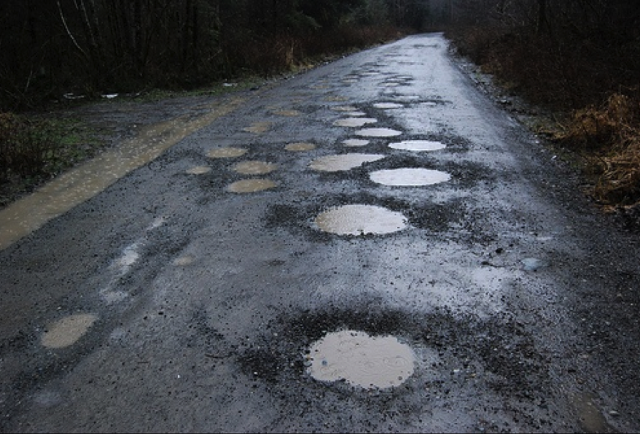
#> input picture Images/p1.png, 1280 x 868 px, found by its file name (shown at 1/2 size)
$ python dim.py   (older library calls are emulated)
#> lines starting #> are read from the running program, lines starting #| are printed output that depends on the picture; after the words box and inside, x2 and y2 are one past the last pixel; in counts of white or black regions, pixels touching at a corner belong together
import cv2
import numpy as np
from matplotlib import pyplot as plt

# input_image = cv2.imread('dataset/pot21.jpg')
input_image = cv2.imread('images/p1.png')
#> input_image is the input picture: shape (868, 1280, 3); mean B, G, R 79.2, 73.2, 69.6
# input_image = cv2.imread('images/p1.png')
blur = cv2.medianBlur(input_image,5)
bw_img = cv2.medianBlur(blur,21)

# [36 lines of commented-out code are left out]

b,g,r = cv2.split(bw_img)           # get b,g,r
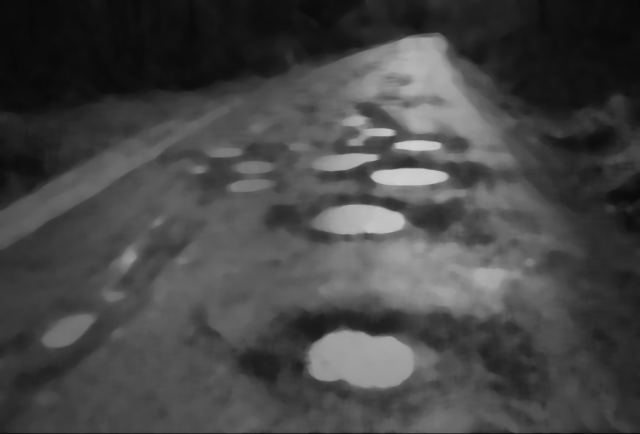
#> r: shape (868, 1280) (shown at 1/2 size); min 0, max 208, mean 69.8
rgb_img = cv2.merge([r,g,b])     # switch it to rgb

dst = cv2.fastNlMeansDenoisingColored(rgb_img,None,10,10,7,21)

b,g,r = cv2.split(dst)           # get b,g,r
bw_img = cv2.merge([r,g,b])     # switch it to rgb


bw_img = cv2.cvtColor(bw_img, cv2.COLOR_BGR2GRAY)
#> bw_img: shape (868, 1280)


for i in range(10):
    #bw_img = cv2.medianBlur(bw_img,11)
    bw_img = cv2.bilateralFilter(bw_img,9,75,75)


ret,thresh_img = cv2.threshold(bw_img,110,255,cv2.THRESH_BINARY)
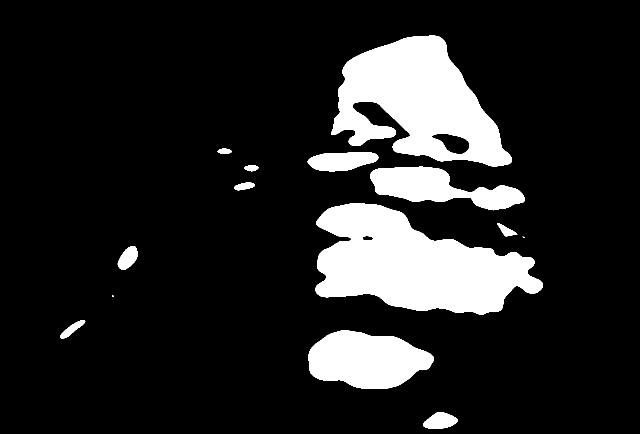
#> thresh_img: shape (868, 1280) (shown at 1/2 size); 14.4% white; 14 white regions (2 under 20 px), largest, box (x1, y1, x2, y2) and area: (631, 406, 1086, 630) 61867, (662, 71, 1024, 333) 54148, (617, 660, 868, 778) 21170
temp = cv2.resize(thresh_img, (774,1032))
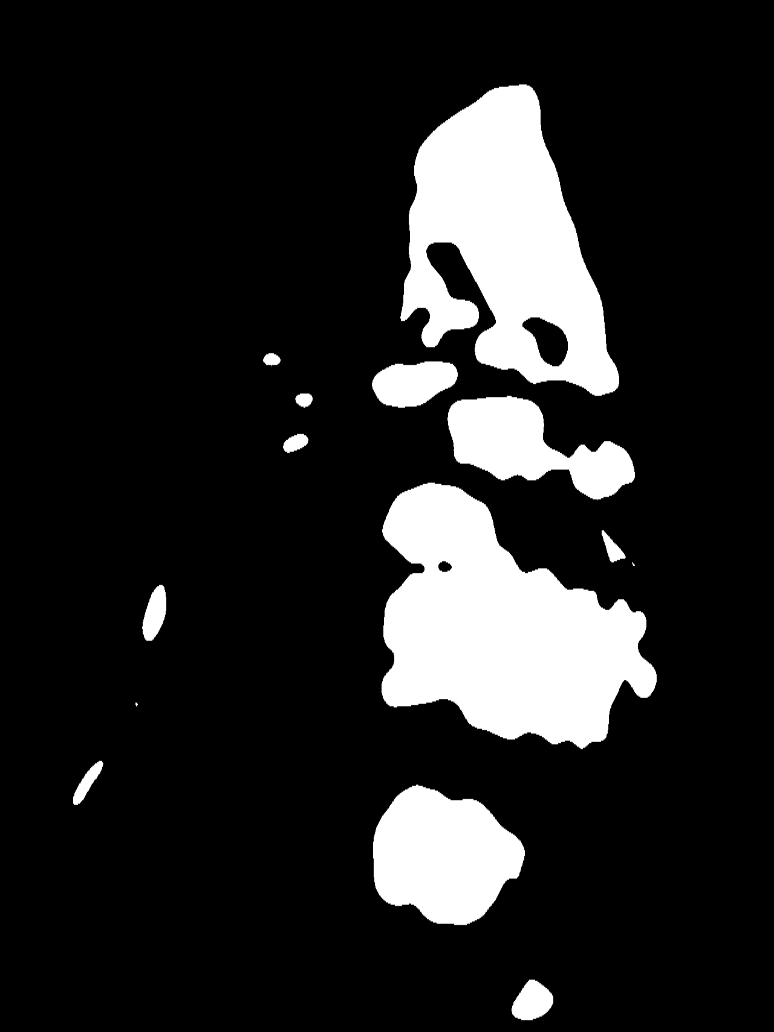
#> temp: shape (1032, 774); min 0, max 255, mean 36.8
cv2.imshow("threshold",temp)
thresh_img = cv2.Canny(thresh_img,100,200)
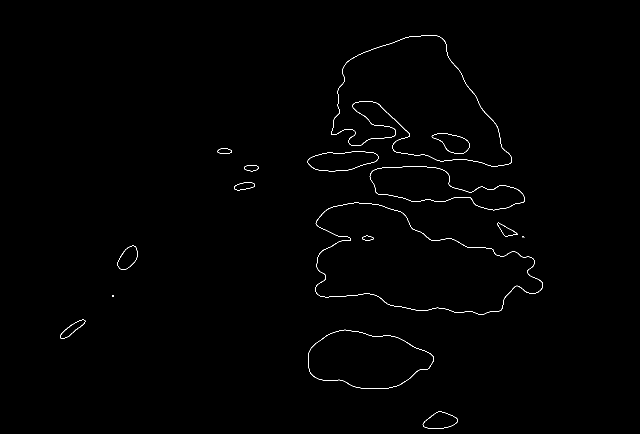
#> thresh_img: shape (868, 1280) (shown at 1/2 size); 0.5% white in thin lines or dots, all inside (x1, y1, x2, y2) = (120, 70, 1086, 858)


contours, hierarchy = cv2.findContours(thresh_img, cv2.RETR_TREE, cv2.CHAIN_APPROX_SIMPLE)
#> contours = 32 contours, 4 with area under 20; largest, box (x1, y1, x2, y2) and area: (630, 405, 1086, 630) 62064, (630, 405, 1086, 630) 61919, (662, 70, 1024, 333) 56012, (662, 70, 1024, 333) 55798, (616, 659, 868, 778) 21200

hull = []

for i in range(len(contours)):
    hull.append(cv2.convexHull(contours[i], False))
#> this loop made 32 passes
#> after the loop, hull = 32 contours, 4 with area under 20; largest, box (x1, y1, x2, y2) and area: (630, 405, 1086, 630) 72956, (630, 405, 1086, 630) 72924, (662, 70, 1024, 333) 64388, (662, 70, 1024, 333) 64328, (616, 659, 868, 778) 22030

drawing = np.zeros((thresh_img.shape[0], thresh_img.shape[1], 3), np.uint8)

max_area = input_image.shape[1] * input_image.shape[0]
#> max_area = 1111040
max_area *= 0.001
#> max_area = 1111
# print(len(contours))
cnts = list(filter(lambda hull: cv2.contourArea(hull) > max_area, hull))
#> cnts = 16 contours; largest, box (x1, y1, x2, y2) and area: (630, 405, 1086, 630) 72956, (630, 405, 1086, 630) 72924, (662, 70, 1024, 333) 64388, (662, 70, 1024, 333) 64328, (616, 659, 868, 778) 22030
# print(len(cnts))
font = cv2.FONT_HERSHEY_SIMPLEX
#> font = 0
fontScale = 2
fontColor = (0,255,0)
lineType = cv2.LINE_AA
#> lineType = 16
img = np.zeros((3096,4128),dtype= np.int32)


for i in range(len(cnts)):

    rect = cv2.minAreaRect(cnts[i])
    box = cv2.boxPoints(rect)
    box = np.int0(box)
    area = cv2.contourArea(cnts[i])
    s = " %(area)d  " % {'area': area}
    cv2.putText(drawing,
                s,
                (box[3][0],box[3][1]),
                font,
                fontScale,
                fontColor,
                lineType)
    cv2.drawContours(input_image, [box], 0, (0, 0, 255), 5)
#> this loop made 16 passes
#> (rect, box, area, s) on passes 1 to 6: (((879.5, 840), (34, 69), -90), [[914, 857], [845, 857], [845, 823], [914, 823]], 1669, ' 1669  '), (((879.5, 840), (34, 69), -90), [[914, 857], [845, 857], [845, 823], [914, 823]], 1645, ' 1645  '), (((740.5, 722.1), (111.9, 250.3), -82.49), [[857, 793], [609, 761], [623, 650], [871, 682]], 22030, ' 22030  '), (((740.5, 722.1), (111.9, 250.3), -82.49), [[857, 793], [609, 761], [623, 650], [871, 682]], 21983, ' 21983  '), (((256.4, 515.9), (54.36, 29.95), -56.31), [[253, 546], [228, 530], [259, 485], [283, 501]], 1264.5, ' 1264  '), (((255.5, 515.5), (52.33, 29.7), -45), [[247, 544], [226, 523], [263, 486], [284, 507]], 1236.5, ' 1236  ')
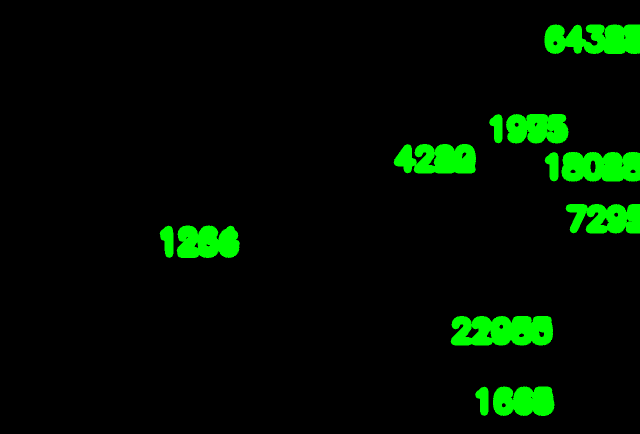
#> drawing: shape (868, 1280, 3) (shown at 1/2 size); mean B, G, R 0, 15.1, 0
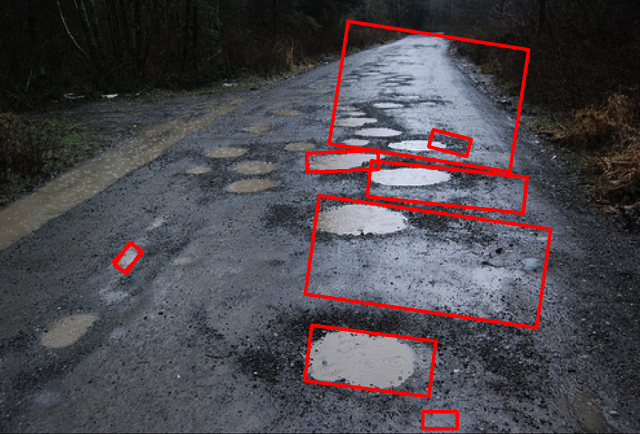
#> input_image: shape (868, 1280, 3) (shown at 1/2 size); mean B, G, R 76.3, 70.6, 75.1
alpha = 1
beta = 1
thresh = cv2.addWeighted(drawing, alpha, input_image, beta, 0)
thresh = cv2.resize(thresh, (480,640))
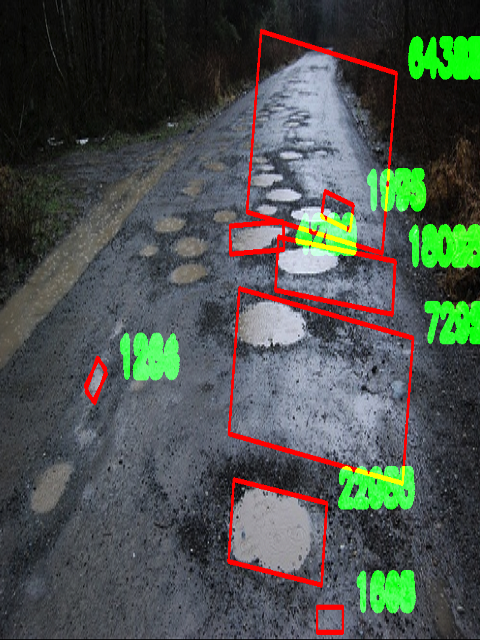
#> thresh: shape (640, 480, 3); mean B, G, R 76.1, 82.3, 74.9
cv2.imshow("Output", thresh)
# cv2.imshow("Output Real", drawing)

print("Number of potholes",len(cnts))
#| Number of potholes 16

$ run again, with Images/p10.jpg saved as Images/p1.png
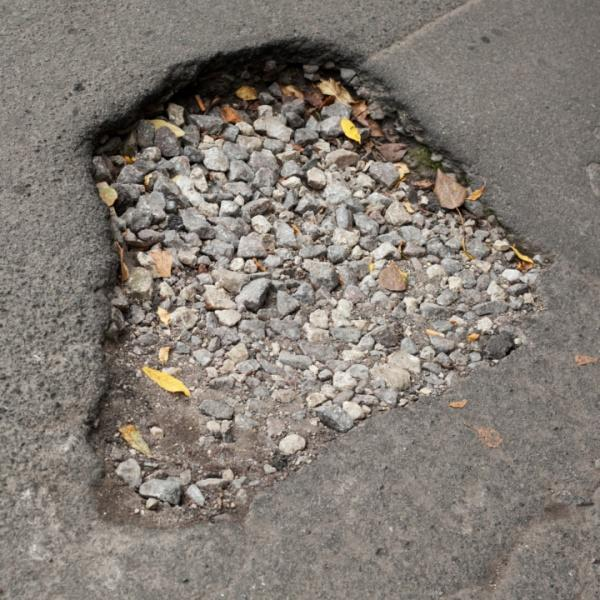
#> input picture Images/p10.jpg, 600 x 600 px, found by its file name
#> input_image is the input picture: shape (600, 600, 3); mean B, G, R 116.1, 123.2, 130.3
#> `thresh_img = cv2.Canny(thresh_img,100,200)`:
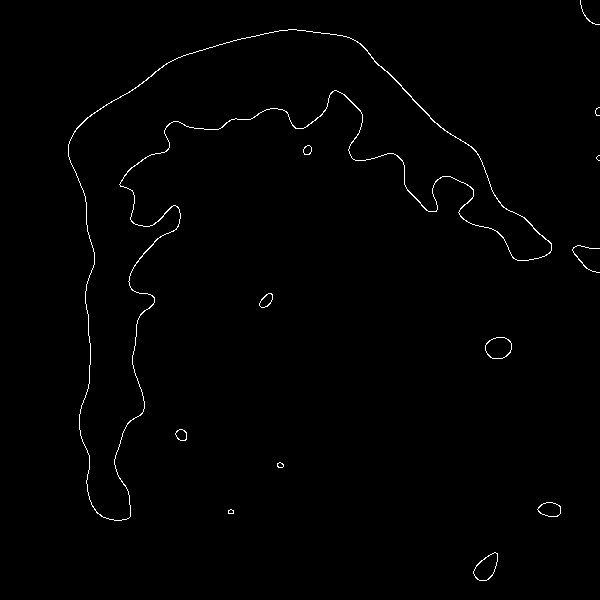
#> thresh_img: shape (600, 600); 0.8% white in thin lines or dots, all inside (x1, y1, x2, y2) = (68, 0, 600, 581)
#> contours = 22 contours, 6 with area under 20; largest, box (x1, y1, x2, y2) and area: (68, 29, 552, 521) 50422, (68, 29, 552, 521) 50066, (485, 337, 512, 359) 446, (485, 337, 512, 359) 432, (473, 552, 498, 581) 428
#> the loop `for i in range(len(contours)):` made 22 passes
#> after the loop `for i in range(len(contours)):`: hull = 22 contours, 3 with area under 20; largest, box (x1, y1, x2, y2) and area: (68, 29, 552, 521) 147686, (68, 29, 552, 521) 147410, (572, 245, 600, 273) 508, (485, 337, 512, 359) 453, (473, 552, 498, 581) 440
#> cnts = 7 contours; box (x1, y1, x2, y2) and area: (68, 29, 552, 521) 147686, (68, 29, 552, 521) 147410, (572, 245, 600, 273) 508, (485, 337, 512, 359) 453, (473, 552, 498, 581) 440, (485, 337, 512, 359) 435, (473, 552, 498, 581) 421
#> font = 0
#> lineType = 16
#> the loop `for i in range(len(cnts)): ` made 7 passes
#> (rect, box, area, s) on passes 1 to 3: (((487.5, 566.5), (32.53, 18.38), -45), [[482, 584], [469, 571], [492, 548], [505, 561]], 440.5, ' 440  '), (((487.5, 566.5), (31.11, 16.97), -45), [[482, 583], [470, 571], [492, 549], [504, 561]], 421, ' 421  '), (((498, 347.5), (21, 26), -90), [[511, 358], [485, 358], [485, 337], [511, 337]], 453, ' 453  ')
#> `thresh = cv2.resize(thresh, (480,640))`:
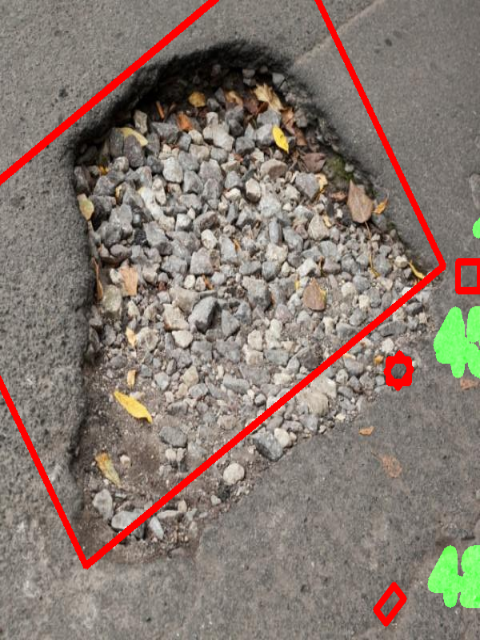
#> thresh: shape (640, 480, 3); mean B, G, R 111.9, 121, 134.3
#| Number of potholes 7

$ run again, with Images/p11.jpg saved as Images/p1.png
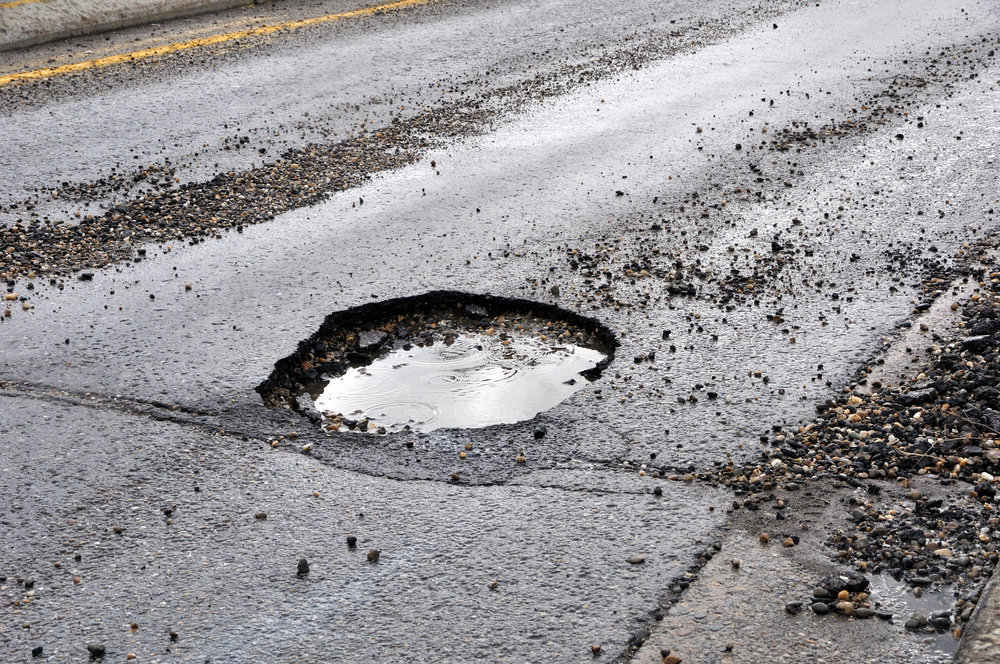
#> input picture Images/p11.jpg, 1000 x 664 px, found by its file name
#> input_image is the input picture: shape (664, 1000, 3); mean B, G, R 150.3, 147.8, 149.9
#> `thresh_img = cv2.Canny(thresh_img,100,200)`:
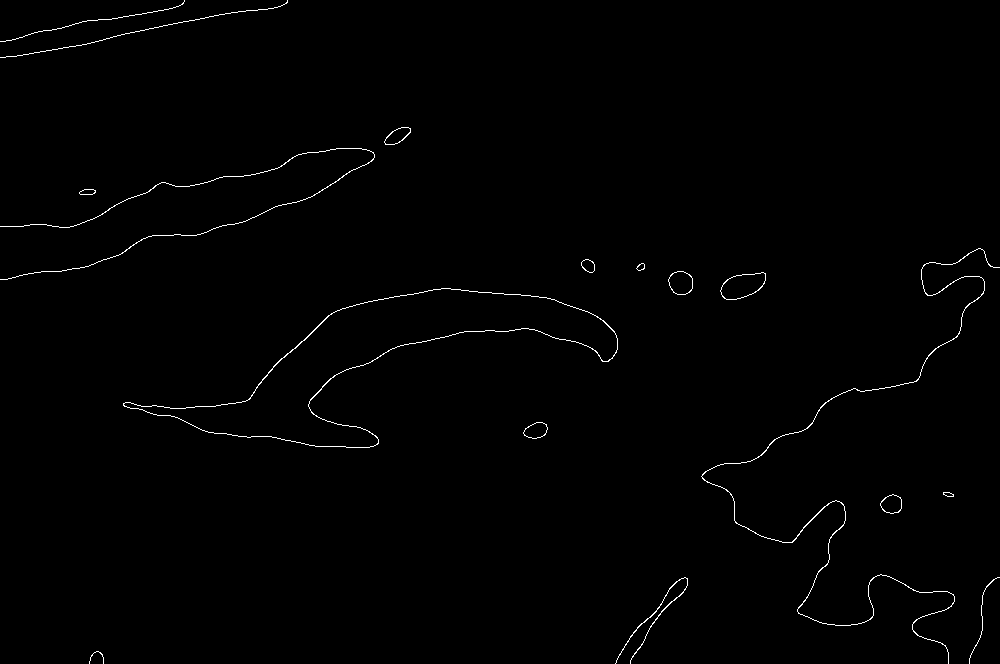
#> thresh_img: shape (664, 1000); 0.71% white in thin lines or dots
#> contours = 27 contours, 4 with area under 20; largest, box (x1, y1, x2, y2) and area: (123, 288, 618, 448) 22353, (123, 288, 618, 448) 22226, (720, 272, 766, 300) 839, (720, 272, 766, 300) 825, (668, 271, 693, 295) 445
#> the loop `for i in range(len(contours)):` made 27 passes
#> after the loop `for i in range(len(contours)):`: hull = 27 contours; largest, box (x1, y1, x2, y2) and area: (701, 248, 1000, 664) 70853, (123, 288, 618, 448) 46602, (123, 288, 618, 448) 46536, (0, 148, 375, 280) 20080, (615, 577, 688, 664) 1518
#> cnts = 9 contours; largest, box (x1, y1, x2, y2) and area: (701, 248, 1000, 664) 70853, (123, 288, 618, 448) 46602, (123, 288, 618, 448) 46536, (0, 148, 375, 280) 20080, (615, 577, 688, 664) 1518
#> font = 0
#> lineType = 16
#> the loop `for i in range(len(cnts)): ` made 9 passes
#> (rect, box, area, s) on passes 1 to 4: (((651.4, 620.8), (111.2, 16.15), -53.26), [[624, 670], [611, 660], [678, 571], [691, 581]], 1518, ' 1518  '), (((370.4, 372.4), (487.4, 140.3), -19.89), [[165, 521], [117, 389], [575, 223], [623, 355]], 46602, ' 46602  '), (((370.5, 372.3), (486.9, 140.3), -19.96), [[165, 521], [117, 389], [575, 223], [623, 355]], 46536, ' 46536  '), (((743.4, 284.7), (48.38, 23.08), -18.43), [[724, 303], [716, 281], [762, 266], [770, 288]], 870, ' 870  ')
#> `thresh = cv2.resize(thresh, (480,640))`:
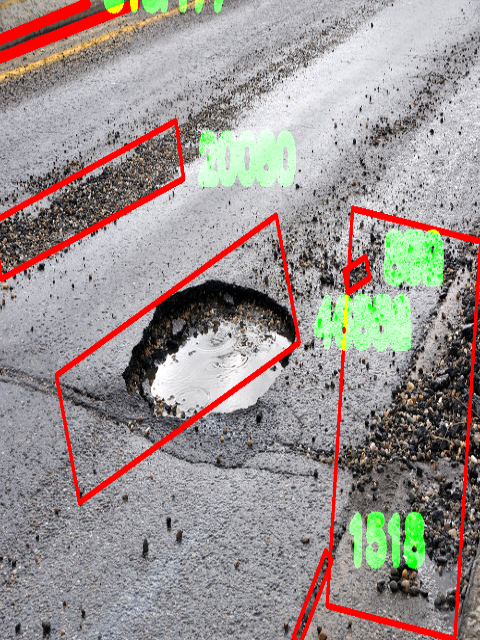
#> thresh: shape (640, 480, 3); mean B, G, R 143.7, 146.2, 155.6
#| Number of potholes 9
